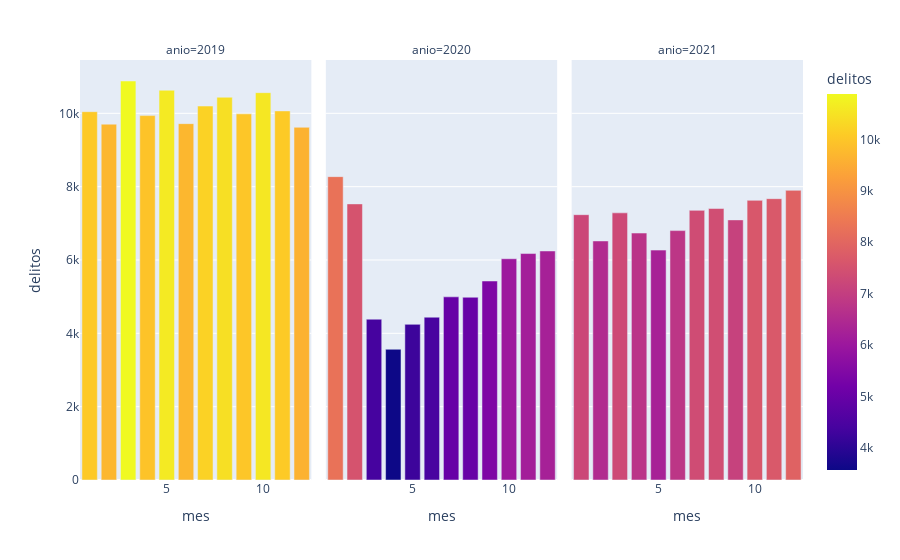

The notebook cell this image was saved under:
### Code cell
px.bar(data_frame=df.loc[df.anio.isin([2019,2020,2021])].groupby(["anio","mes"], 
                                   as_index=False)["delitos"].count().sort_values("delitos", 
                                                                                      ascending=False),
       x='mes',
       y='delitos', 
       color= "delitos",
       color_discrete_sequence=["red", "green", "blue", "goldenrod", "magenta"],
       facet_col='anio')

### Figure 1 — Plotly figure (JSON) as saved in the notebook; plotly's stock layout.template omitted (floating-point values rounded to 4 significant figures)
{"data": [{"alignmentgroup": "True", "hovertemplate": "anio=2019<br>mes=%{x}<br>delitos=%{marker.color}<extra></extra>", "legendgroup": "", "marker": {"color": [10882, 10630, 10564, 10439, 10199, 10066, 10045, 9986, 9938, 9719, 9705, 9619], "coloraxis": "coloraxis", "pattern": {"shape": ""}}, "name": "", "offsetgroup": "", "orientation": "v", "showlegend": false, "textposition": "auto", "type": "bar", "x": [3, 5, 10, 8, 7, 11, 1, 9, 4, 6, 2, 12], "xaxis": "x", "y": [10882, 10630, 10564, 10439, 10199, 10066, 10045, 9986, 9938, 9719, 9705, 9619], "yaxis": "y"}, {"alignmentgroup": "True", "hovertemplate": "anio=2020<br>mes=%{x}<br>delitos=%{marker.color}<extra></extra>", "legendgroup": "", "marker": {"color": [8274, 7530, 6246, 6176, 6034, 5427, 4995, 4984, 4440, 4386, 4245, 3566], "coloraxis": "coloraxis", "pattern": {"shape": ""}}, "name": "", "offsetgroup": "", "orientation": "v", "showlegend": false, "textposition": "auto", "type": "bar", "x": [1, 2, 12, 11, 10, 9, 7, 8, 6, 3, 5, 4], "xaxis": "x2", "y": [8274, 7530, 6246, 6176, 6034, 5427, 4995, 4984, 4440, 4386, 4245, 3566], "yaxis": "y2"}, {"alignmentgroup": "True", "hovertemplate": "anio=2021<br>mes=%{x}<br>delitos=%{marker.color}<extra></extra>", "legendgroup": "", "marker": {"color": [7900, 7673, 7627, 7404, 7354, 7286, 7236, 7094, 6802, 6735, 6520, 6270], "coloraxis": "coloraxis", "pattern": {"shape": ""}}, "name": "", "offsetgroup": "", "orientation": "v", "showlegend": false, "textposition": "auto", "type": "bar", "x": [12, 11, 10, 8, 7, 3, 1, 9, 6, 4, 2, 5], "xaxis": "x3", "y": [7900, 7673, 7627, 7404, 7354, 7286, 7236, 7094, 6802, 6735, 6520, 6270], "yaxis": "y3"}], "layout": {"annotations": [{"font": {}, "showarrow": false, "text": "anio=2019", "x": 0.16, "xanchor": "center", "xref": "paper", "y": 1, "yanchor": "bottom", "yref": "paper"}, {"font": {}, "showarrow": false, "text": "anio=2020", "x": 0.5, "xanchor": "center", "xref": "paper", "y": 1, "yanchor": "bottom", "yref": "paper"}, {"font": {}, "showarrow": false, "text": "anio=2021", "x": 0.84, "xanchor": "center", "xref": "paper", "y": 1, "yanchor": "bottom", "yref": "paper"}], "barmode": "relative", "coloraxis": {"colorbar": {"title": {"text": "delitos"}}, "colorscale": [[0, "#0d0887"], [0.1111, "#46039f"], [0.2222, "#7201a8"], [0.3333, "#9c179e"], [0.4444, "#bd3786"], [0.5556, "#d8576b"], [0.6667, "#ed7953"], [0.7778, "#fb9f3a"], [0.8889, "#fdca26"], [1, "#f0f921"]]}, "legend": {"tracegroupgap": 0}, "margin": {"t": 60}, "xaxis": {"anchor": "y", "domain": [0, 0.32], "title": {"text": "mes"}}, "xaxis2": {"anchor": "y2", "domain": [0.34, 0.66], "matches": "x", "title": {"text": "mes"}}, "xaxis3": {"anchor": "y3", "domain": [0.68, 1.0], "matches": "x", "title": {"text": "mes"}}, "yaxis": {"anchor": "x", "domain": [0, 1], "title": {"text": "delitos"}}, "yaxis2": {"anchor": "x2", "domain": [0, 1], "matches": "y", "showticklabels": false}, "yaxis3": {"anchor": "x3", "domain": [0, 1], "matches": "y", "showticklabels": false}}}
